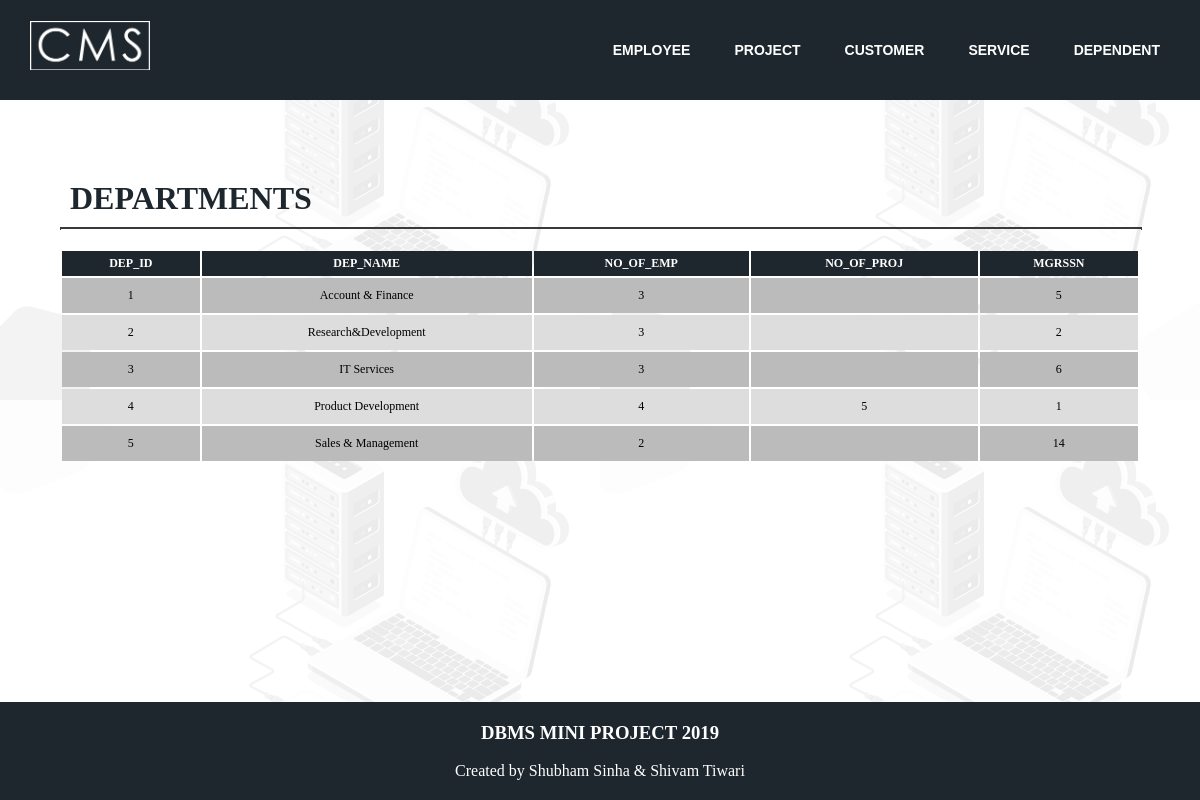
Page /department/department.php on the committed database.
### tables this page shows
CREATE TABLE `department` (
  `dep_id` int(3) NOT NULL,
  `dep_name` varchar(20) DEFAULT NULL,
  `no_of_emp` int(11) DEFAULT NULL,
  `no_of_proj` int(11) DEFAULT NULL,
  `mgrssn` int(11) DEFAULT NULL
);

### department/department.php (the view, shortened to what this page needs)
<?php
    include_once "../include/conn.cms.php";
?>
<!DOCTYPE html>
<html>
    <head>
        <link rel="stylesheet" href="../temp.css">
        <link rel="stylesheet" href="../table.disp.style.css">
        <link rel="stylesheet" href="../modal.css">
        <link rel="stylesheet" href="../input.modal.style.css">
    </head>
    <body>
        <header>
            <div class="head">
            <a href="../index.php"><img src="../assets/cms-logo.png" alt="CMS LOGO" class="logo"></a>
                <div class="navlinkcon">
                <a class="navlinks" href="../employee/employee.php">EMPLOYEE</a>
                <a class="navlinks" href="../project/project.php">PROJECT</a>
                <a class="navlinks" href="../customer/customer.php">CUSTOMER</a>
                <a class="navlinks" href="../services/services.php">SERVICE</a>
                <a class="navlinks" href="../dependent/dependents.php">DEPENDENT</a>
            </div>
        </div>
        </header>
        <main>
            <div class="container">
                    <h2 class="heading" id="table_name">DEPARTMENTS</h2>
                    <hr/>
                    <div class="table_container">
                    <table class="table">
                    <?php
                        $ArrtibutesQuery = "SHOW COLUMNS FROM DEPARTMENT;";
                        $getData = "SELECT * FROM department;";
                        $tableAttributes = mysqli_query($connection, $ArrtibutesQuery);
                        $tableData = mysqli_query($connection, $getData);
                        $attributesExist = mysqli_num_rows($tableAttributes);
                        $dataExist = mysqli_num_rows($tableData);
                        if($attributesExist > 0){
                            echo "<tr class='theading'>";
                            while($row = mysqli_fetch_array($tableAttributes)){
                                echo "<th>".strtoupper($row["Field"])."</th>";
                            }
                            echo "</tr>";
                        }
                        if($dataExist > 0){
                            while($row = mysqli_fetch_array($tableData)){
                                echo "<tr>";
                                echo "<td>".$row['dep_id']."</td>";
                                echo "<td>".$row['dep_name']."</td>";
                                echo "<td>".$row['no_of_emp']."</td>";
                                echo "<td>".$row['no_of_proj']."</td>";
                                echo "<td>".$row['mgrssn']."</td>";
                                echo "</tr>";
                            }
                        }
                            ?>
                        </table>
                </div>
            </div>
        </main>
        <footer class="foot">
            <h3 class="">DBMS MINI PROJECT 2019</h3><br>
            <p>Created by Shubham Sinha & Shivam Tiwari</p>
        </footer>
    </body>
</html>

### temp.css (style rules this page uses)
* { margin:0; padding: 0; }
body { background-image: url(assets/bg-grey.png); font-family: 'Raleway', sans-serif; }
.head { align-content: center; background-color: #1e272e; height: 100px; width: 100%; }
.logo { width: 10%; align-content: center; position: relative; left:30px; top:20px; }
.heading { font-size: 32px; text-align: center; font-family: 'Raleway', 'san-serif'; color:#1e272e; padding: 25px; }
hr { background-color: #3A3A3A; border: 1px dotted #3A3A3A; width: 90%; margin:0px auto }
.container { margin: 70px auto; width: 100%; height: auto; }
.foot { position: absolute; bottom: 0; width:100%; background-color: #1e272e; color: white; text-align: center; padding: 20px 0; }
.navlinks { margin:30px 10px; text-decoration: none; padding: 10px; color: white; font-size: 14px; font-weight: bold; font-family: Verdana, Geneva, Tahoma, sans-serif; }
.navlinkcon { float: right; margin: 40px 20px; }

### table.disp.style.css (style rules this page uses)
.table_container { height:300px; overflow: auto; }
table { width: 100%; margin-top: 20px; text-align: center; }
th, td { font-size: 12px; padding: 10px 5px; }
th { background-color: #1e272e; color: white; padding: 5px; }
tr:nth-child(even) { background-color: #bbbbbb; }
tr:nth-child(odd) { background-color: #dddddd; }

### modal.css (style rules this page uses)
* { font-family:'verdana','san-serif'; }

### input.modal.style.css (style rules this page uses)
* { margin:0; padding:0; }

### department/department.php (style rules this page uses)
tr { cursor:pointer; background-color:#E1E1E1; }
hr { width: 100%; }
.container { width:90%; }
.heading { display: inline-block; text-align: left; padding: 10px; }
.foot { position:fixed; bottom:0px; }

### rows in the picture
department: dep_id "1", dep_name "Account & Finance", no_of_emp "3", mgrssn "5"
department: dep_id "2", dep_name "Research&Development", no_of_emp "3", mgrssn "2"
department: dep_id "3", dep_name "IT Services", no_of_emp "3", mgrssn "6"
department: dep_id "4", dep_name "Product Development", no_of_emp "4", no_of_proj "5", mgrssn "1"
department: dep_id "5", dep_name "Sales & Management", no_of_emp "2", mgrssn "14"

### other values in the picture
$row["Field"] "DEP_ID"
$row["Field"] "DEP_NAME"
$row["Field"] "NO_OF_EMP"
$row["Field"] "NO_OF_PROJ"
$row["Field"] "MGRSSN"
